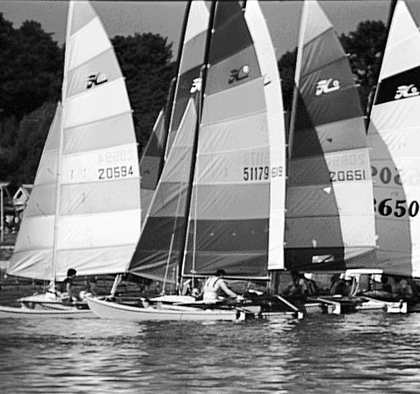
%> input picture assign2/yacht.jpg, 420 x 394 px, shrunk from 512 x 480 before the run
$ octave yachtScript.m   (GNU Octave 9; MATLAB toolbox functions it lacks are replaced by stand-ins)
%> lines starting %> are read from the running program, lines starting %| are printed output that depends on the picture
### assign2/laplacian.m
function lap = laplacian(w)
% lap = laplacian(w)
% returns a 2D matrix of samples of a Laplacian-of-Gaussian function with
% diameter w for the central positive region (w = 2*sqrt(2)*sigma). The
% returned value is a 2D square matrix of size 4*w+1 and the x and y
% values range from -2*w to 2*w
sigma = w/(2*sqrt(2));
range = fix(2*w);
lap = zeros(2*range+1, 2*range+1);
s2 = 1.0/(sigma^2);
for x = -range:range
    for y = -range:range
        dist2 = x^2 + y^2;
        lap(x+range+1, y+range+1) = (2-s2*dist2)*exp(-0.5*dist2*s2);
    end
end

### assign2/conv2D.m
function conv = conv2D(image, operator)
% conv = conv2D(image, operator)
% convolves the input 2D image with an input 2D convolution operator that is
% assumed to be a square operator with an odd num of rows and columns. Returns
% a 2D matrix of the same size as the input image, storing the convolution
% result. No convolution values are computed for a border around the outer
% edge of the image that is half the operator size
image = double(image);
sizeOp = fix(size(operator,1)/2);
[xdim ydim] = size(image);
conv = zeros(xdim,ydim);
for x = sizeOp+1:xdim-sizeOp
    for y = sizeOp+1:ydim-sizeOp
        conv(x,y) = sum(sum(operator.*image(x-sizeOp:x+sizeOp, y-sizeOp:y+sizeOp)));
    end
end

### assign2/yachtScript.m
% script for analyzing the yacht image at two different scales corresponding
% to Laplacian-of-Gaussian operators with w = 4 and w = 8.
yacht = imread('yacht.jpg');
%> yacht is the input picture: size 394x420 uint8; min 0, max 255, mean 132.5
imtool(yacht)
lap4 = laplacian(4.0);
conv4 = conv2D(yacht,lap4);
%> after the loop in conv2D, `for x = sizeOp+1:xdim-sizeOp`:
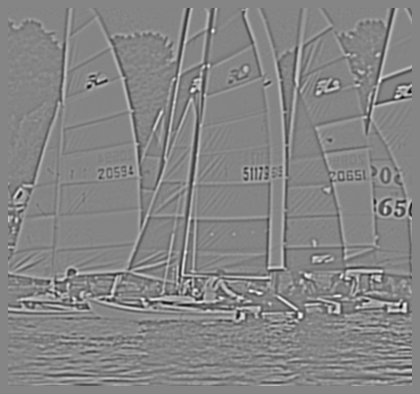
%> conv: size 394x420 double; min -1583.5, max 1450.3, mean -0.1; drawn with min black and max white
lap8 = laplacian(8.0);
conv8 = conv2D(yacht,lap8);
%> after the loop in conv2D (call 2), `for x = sizeOp+1:xdim-sizeOp`:
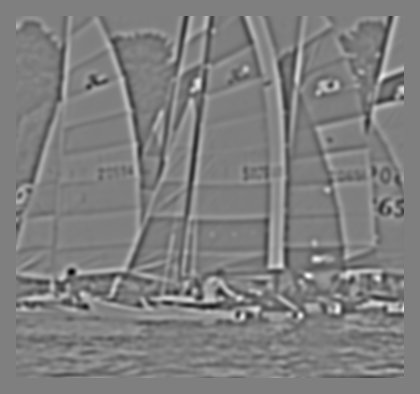
%> conv: size 394x420 double; min -5888, max 5927.9, mean -0.4; drawn with min black and max white
